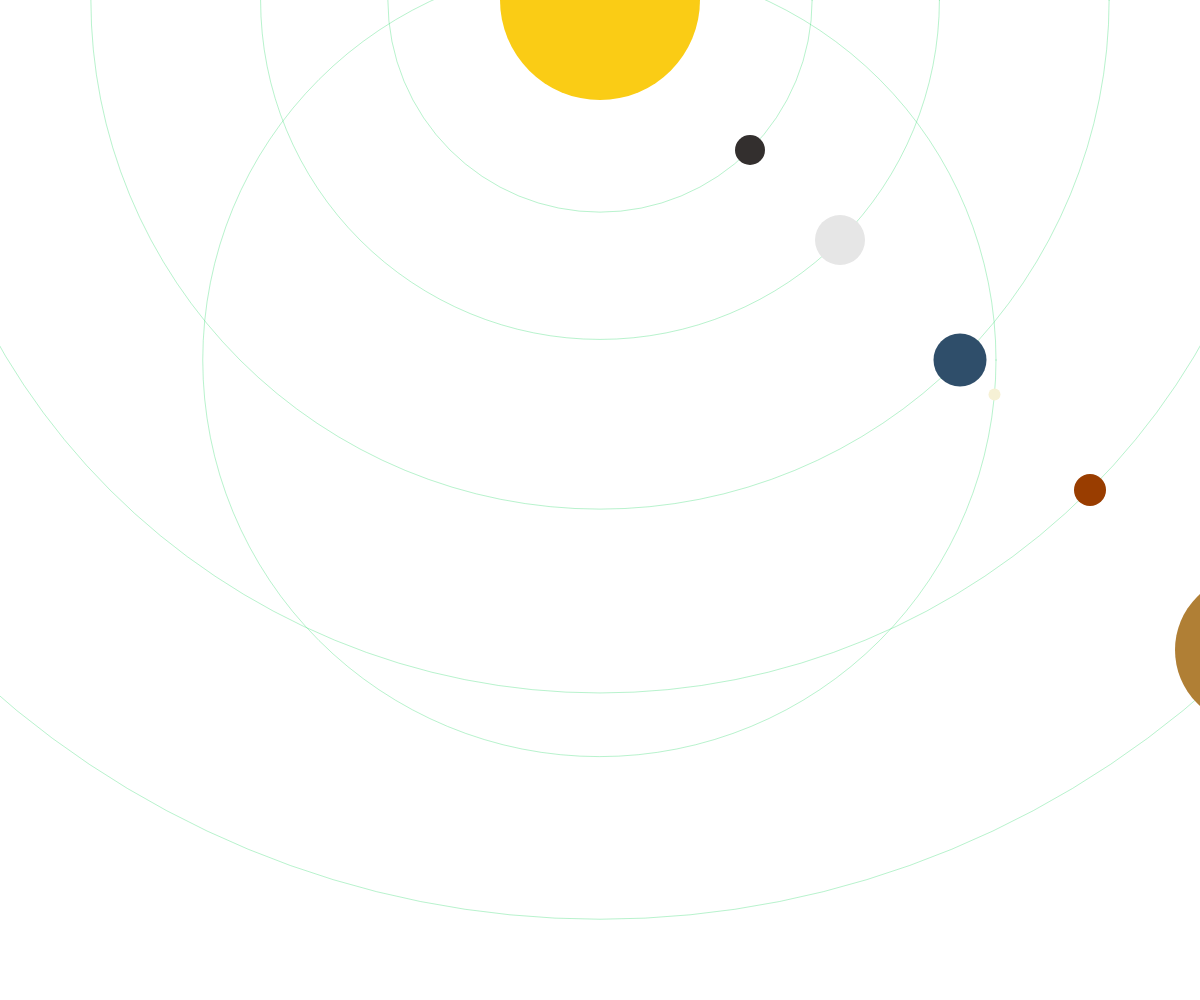
Frame 1 (no input)
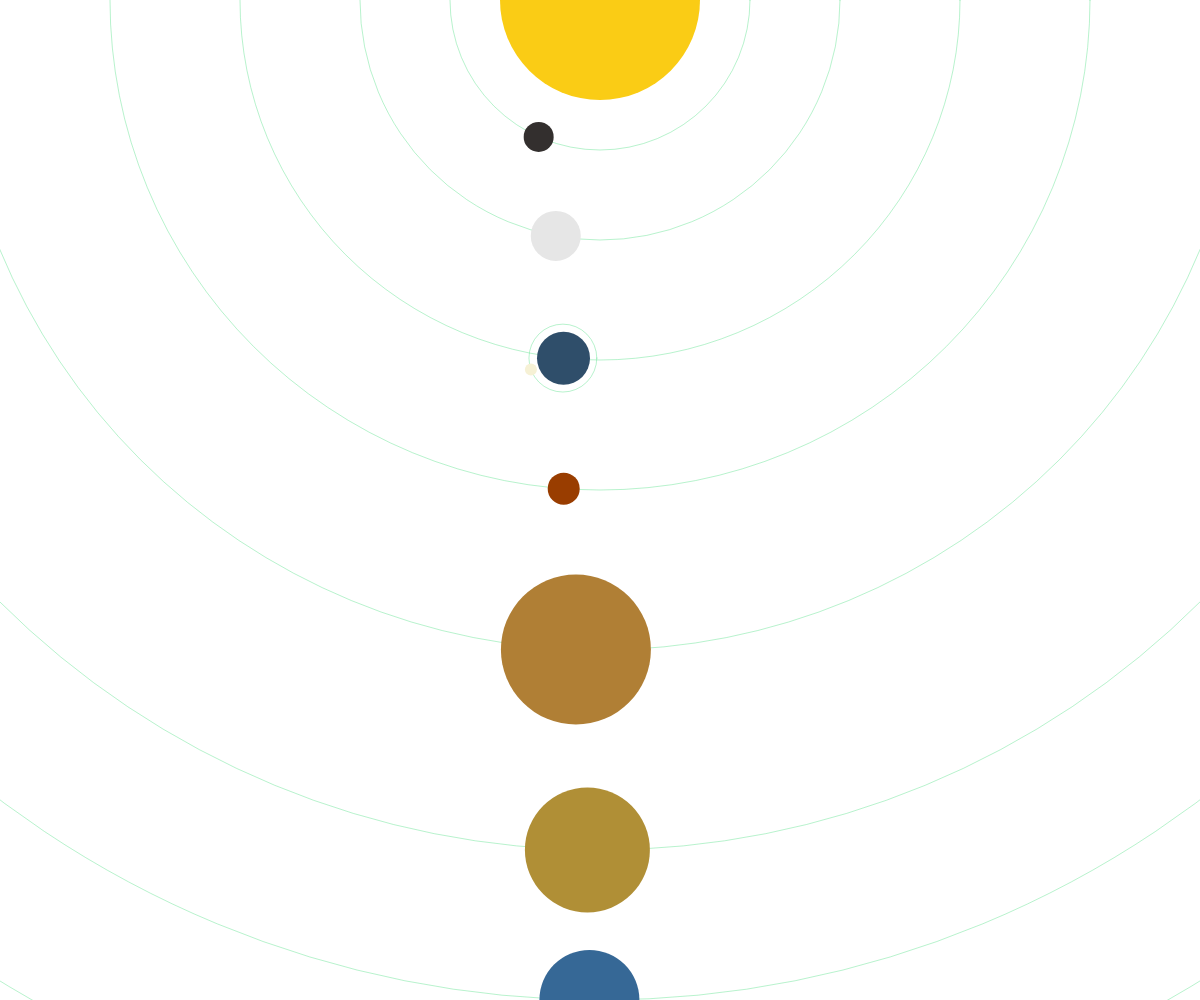
Frame 60 (no input)
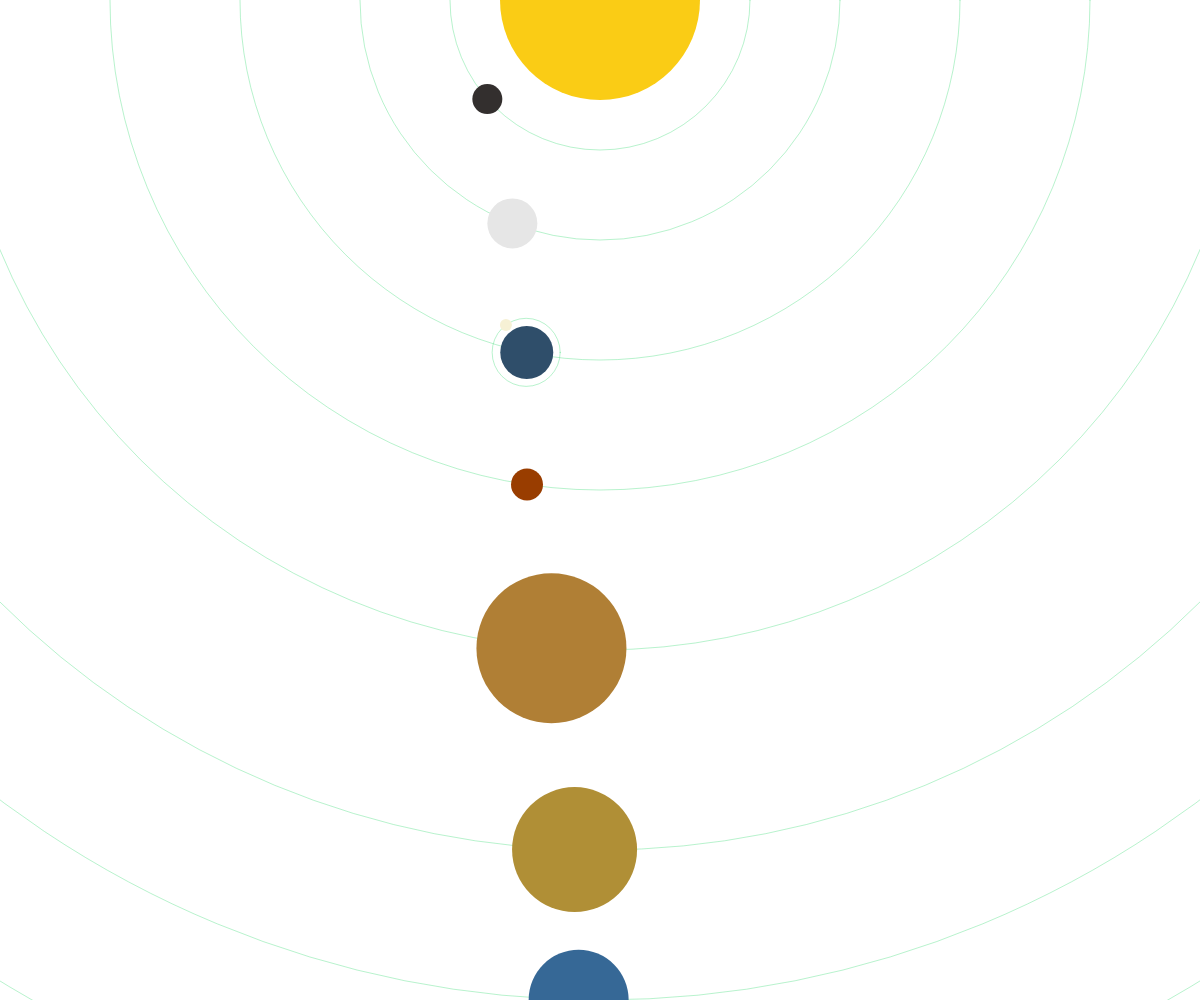
Frame 120 (the mouse pressed at the canvas centre since frame 60)

The p5.js sketch that drew these frames (run headless with seeded random() and noise() and a simulated clock; from frame 60 on, the mouse is pressed at the canvas centre):

// p5.js sketch
// ── sketch.js
/**
 * Description placeholder
 *
 * @type {*}
 */
let centerX;
/**
 * Description placeholder
 *
 * @type {*}
 */
let centerY;
/**
 * Description placeholder
 *
 * @type {number}
 */
let sizeOfSun = 200;
/**
 * Description placeholder
 *
 * @type {{}}
 */
let celestialBodies = [];

const celestialBodyData = [
  {
    name: "Sol",
    color: { r: 250, g: 204, b: 21 },
    radius: 200,
    distance: 0,
    days: 0,
    satellites: [
      {
        name: "Mercury",
        color: { r: 51, g: 47, b: 46 },
        radius: 30,
        distance: 50,
        days: 88,
        showOrbitalPath: true,
        satellites: null,
      },
      {
        name: "Venus",
        color: { r: 230, g: 230, b: 230 },
        radius: 50,
        distance: 140,
        days: 200,
        showOrbitalPath: true,
        satellites: null,
      },
      {
        name: "Earth",
        color: { r: 47, g: 78, b: 106 },
        radius: 53,
        distance: 260,
        days: 365,
        showOrbitalPath: true,
        satellites: [
          {
            name: "Luna",
            radius: 12,
            distance: 8,
            days: 30,
            color: { r: 246, g: 241, b: 213 },
            satellites: null,
          },
        ],
      },
      {
        name: "Mars",
        color: { r: 153, g: 61, b: 0 },
        radius: 32,
        distance: 390,
        days: 500,
        showOrbitalPath: true,
        satellites: null,
      },
      {
        name: "Jupiter",
        color: { r: 176, g: 127, b: 53 },
        radius: 150,
        distance: 550,
        days: 1000,
        showOrbitalPath: true,
        satellites: null,
      },
      {
        name: "Saturn",
        color: { r: 176, g: 143, b: 54 },
        radius: 125,
        distance: 750,
        days: 2500,
        showOrbitalPath: true,
        satellites: null,
      },
      {
        name: "Uranus",
        color: { r: 54, g: 104, b: 150 },
        radius: 100,
        distance: 900,
        days: 3500,
        showOrbitalPath: true,
        satellites: null,
      },
      {
        name: "Neptune",
        color: { r: 85, g: 128, b: 170 },
        radius: 100,
        distance: 1050,
        days: 4000,
        showOrbitalPath: true,
        satellites: null,
      },
    ],
  },
];

/** Description placeholder */
function setup() {
  const winWidth = window.innerWidth;
  const winHeight = window.innerHeight;
  createCanvas(windowWidth, windowHeight);
  centerX = width / 2;
  centerY = 0;

  celestialBodies = buildCelestial(color, celestialBodyData, null);

  // Planets from the React data structure
  let mercury = new Celestial(30, 50, null, 88, color(51, 47, 46));
  let venus = new Celestial(50, 140, null, 200, color(230, 230, 230));
  let earth = new Celestial(53, 260, null, 365, color(47, 78, 106));
  let luna = new Celestial(12, 8, earth, 30, color(246, 241, 213));
  let mars = new Celestial(32, 390, null, 500, color(153, 61, 0));
  let jupiter = new Celestial(150, 550, null, 1000, color(176, 127, 53));
  let saturn = new Celestial(125, 750, null, 2500, color(176, 143, 54));
  let uranus = new Celestial(100, 900, null, 3500, color(54, 104, 150));
  let neptune = new Celestial(100, 1050, null, 4000, color(85, 128, 170));

  // celestialBodies = [
  //   mercury,
  //   venus,
  //   earth,
  //   luna,
  //   mars,
  //   jupiter,
  //   saturn,
  //   uranus,
  //   neptune,
  // ];
}

/** Description placeholder */
function draw() {
  clear();
  background(15, 23, 42, 0);

  // Add the sun
  //fill(color(250, 204, 21));
  //noStroke();
  //circle(centerX, centerY, sizeOfSun);

  for (let i = 0; i < celestialBodies.length; i++) {
    let celestialBody = celestialBodies[i];
    celestialBody.display();
    celestialBody.move();
  }
}

function buildCelestial(colorFunc, celestials, parent) {
  return celestials
    .map((celestial) => {
      // name: "Sol",
      // color: { r: 250, g: 204, b: 21 },
      // radius: 200,
      // distance: 0,
      // days: 0,
      console.log("celestial", celestial);
      const { radius, distance, days, color, satellites, name } = celestial;
      const builtCelestial = new Celestial(
        radius,
        distance,
        parent ?? null,
        days,
        colorFunc(color.r, color.g, color.b)
      );
      let builtSatellites = [];
      if (satellites) {
        console.log("satellites", satellites);
        builtSatellites = buildCelestial(colorFunc, satellites, builtCelestial);
      }
      console.log("built", name, builtCelestial, builtSatellites);
      return [builtCelestial, ...builtSatellites];
    })
    .flat();
}
/**
 * Description placeholder
 *
 * @class Celestial
 * @typedef {Celestial}
 */
class Celestial {
  /**
   * Creates an instance of Celestial.
   *
   * @constructor
   * @param {*} diameter
   * @param {*} distance
   * @param {*} parent
   * @param {*} days
   * @param {*} color
   */
  constructor(diameter, distance, parent, days, color) {
    this.diameter = diameter;

    if (parent) {
      // Satellite orbiting a planet
      this.distance = distance + parent.diameter / 2;
      this.currentX = parent.currentX + this.distance;
      this.currentY = parent.currentY + this.distance;
    } else {
      // Planet orbiting the sun - start at the distance from center
      // this.currentX = centerX + distance;
      // this.currentY = centerY;
      // this.distance = distance;
      this.currentX = centerX;
      this.currentY = centerY;

      console.log("this sun", this.currentX, this.currentY);
    }

    this.parent = parent;
    this.days = days;
    this.degrees = 90;
    this.step = 360 / (this.days * 10);
    this.color = color;
  }

  /** Description placeholder */
  move() {
    if (this.degrees < 360) {
      this.degrees += this.step;
    } else {
      this.degrees = this.degrees - 360;
    }

    if (this.parent !== null) {
      // Orbit around the parent (e.g., Luna around Earth)
      this.currentX =
        this.parent.currentX + this.distance * cos(radians(this.degrees));
      this.currentY =
        this.parent.currentY + this.distance * sin(radians(this.degrees));
    } else {
      // Orbit around the sun at center (all planets)
      // this.currentX = centerX + this.distance * cos(radians(this.degrees));
      // this.currentY = centerY + this.distance * sin(radians(this.degrees));
    }
  }

  /** Description placeholder */
  display() {
    // Add the orbital path for all bodies
    if (this.parent !== null) {
      // Satellite orbital path (e.g., Luna around Earth)
      noFill();
      stroke(74, 222, 128, 100);
      circle(
        this.parent.currentX,
        this.parent.currentY,
        dist(
          this.parent.currentX,
          this.parent.currentY,
          this.currentX,
          this.currentY
        ) * 2
      );
    } else {
      // Planet orbital path around the sun
      noFill();
      stroke(74, 222, 128, 100);
      circle(
        centerX,
        centerY,
        dist(centerX, centerY, this.currentX, this.currentY) * 2
      );
    }

    // Display the celestial body
    if (this.color) {
      fill(this.color);
    }
    noStroke();
    circle(this.currentX, this.currentY, this.diameter);
  }
}
